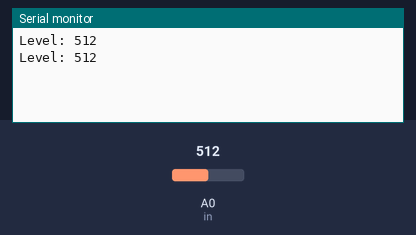
Bench run of a sketch on a simulated Arduino Uno, built with avr-gcc and run on an emulated ATmega328P. Parts: the last lines printed to the serial monitor. The test bench sets the inputs (shaded band); at power-on: A0 (in) = 512.

Above: at 2.8 s.
2.9 s: A0 (in) set to 716
At 4.4 s:
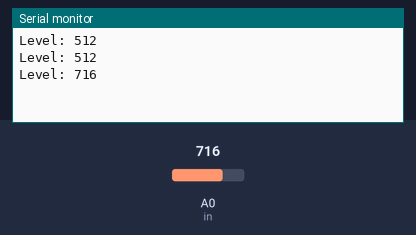
5.6 s: A0 (in) set to 900
At 7.1 s:
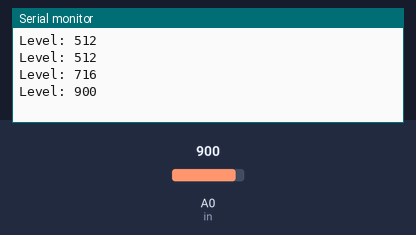
Timing chart, 0 to 8.6 s (numbered marks = the images above; inputs shaded):
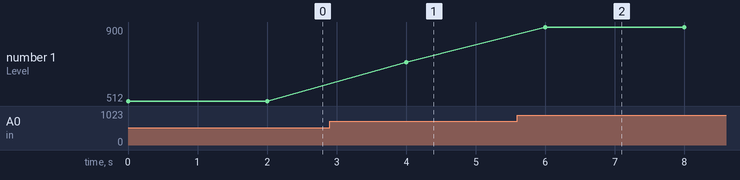

Measured:
- after the input at 2.9 s, the serial monitor: prints a new line after 1.1 s (image 1)
- after the input at 5.6 s, the serial monitor: prints a new line after 0.40 s (image 2)
- plotted number 1: 512 → 716 after the input at 2.9 s, 716 → 900 after the input at 5.6 s

The sketch:

water.ino
```cpp
int readv;
int in = A0;

void setup() {

  pinMode(in,INPUT);
  Serial.begin(9600);

}

void loop() {
  // put your main code here, to run repeatedly:
  readv = analogRead(in);
  Serial.print("Level: ");
  Serial.println(readv);
  delay(2000);
}
```
